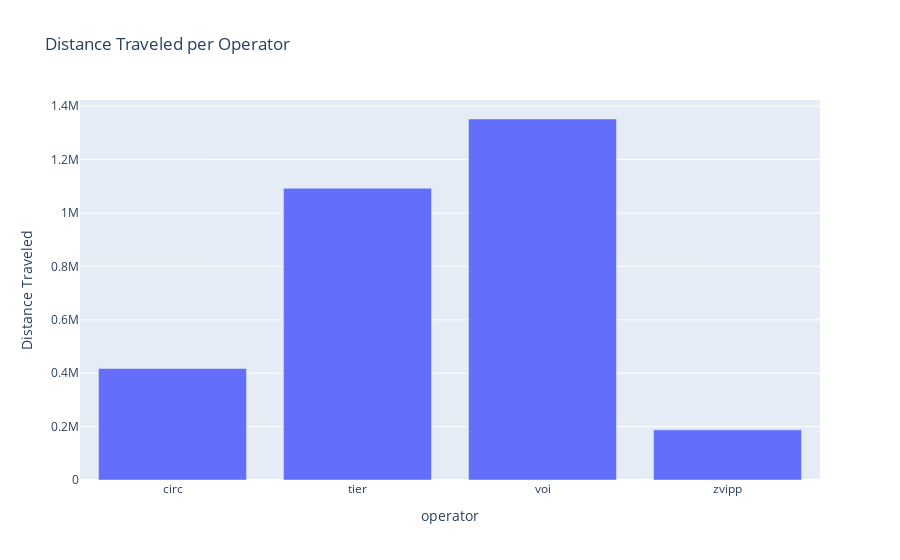

The code cell stored with this chart in its notebook:
### Code cell
plot_distance_discovery=obj_data_processing.plot_distance_traveled_per_operator(df_distance_discovery)

### Figure 1 — Plotly figure (JSON) as saved in the notebook; plotly's stock layout.template omitted (floating-point values rounded to 4 significant figures)
{"data": [{"type": "bar", "x": ["circ", "tier", "voi", "zvipp"], "y": [417790, 1092635, 1352087, 187739]}], "layout": {"title": {"text": "Distance Traveled per Operator"}, "xaxis": {"title": {"text": "operator"}}, "yaxis": {"title": {"text": "Distance Traveled"}}}}
